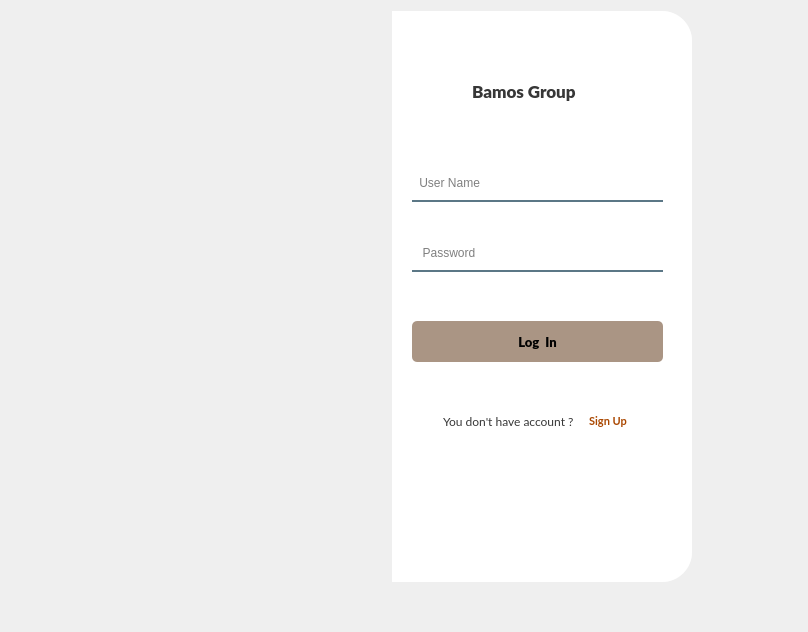
<?xml version="1.0" encoding="UTF-8"?>
<ui version="4.0">
 <class>Form</class>
 <widget class="QWidget" name="Form">
  <property name="geometry">
   <rect>
    <x>0</x>
    <y>0</y>
    <width>808</width>
    <height>632</height>
   </rect>
  </property>
  <property name="windowTitle">
   <string>Form</string>
  </property>
  <property name="styleSheet">
   <string notr="true"/>
  </property>
  <widget class="QWidget" name="widget" native="true">
   <property name="geometry">
    <rect>
     <x>11</x>
     <y>11</y>
     <width>681</width>
     <height>571</height>
    </rect>
   </property>
   <property name="styleSheet">
    <string notr="true">QPushButton#pushButton{
	background-color:rgba(85, 98, 112, 255);
	color:rgba(255, 255, 255, 200);
	border-radius:5px;
}
QPushButton#pushButton:pressed{
	padding-left:5px;
	padding-top:5px;
	background-color:rgba(255, 107, 107, 255);
	background-position:calc(100% - 10px)center;
}
QPushButton#pushButton:hover{
	background-color:rgba(255, 107, 107, 255);
}</string>
   </property>
   <layout class="QGridLayout" name="gridLayout_3">
    <property name="leftMargin">
     <number>0</number>
    </property>
    <property name="topMargin">
     <number>0</number>
    </property>
    <property name="rightMargin">
     <number>0</number>
    </property>
    <property name="bottomMargin">
     <number>0</number>
    </property>
    <property name="spacing">
     <number>0</number>
    </property>
    <item row="0" column="0">
     <widget class="QWidget" name="widget_3" native="true">
      <layout class="QGridLayout" name="gridLayout">
       <property name="leftMargin">
        <number>0</number>
       </property>
       <property name="topMargin">
        <number>0</number>
       </property>
       <property name="rightMargin">
        <number>0</number>
       </property>
       <property name="bottomMargin">
        <number>0</number>
       </property>
       <property name="spacing">
        <number>0</number>
       </property>
       <item row="0" column="0">
        <layout class="QVBoxLayout" name="verticalLayout">
         <item>
          <widget class="QLabel" name="label">
           <property name="styleSheet">
            <string notr="true">border-image: url(:/newPrefix/Login_screen.png);
border-top-left-radius : 30px;
border-bottom-left-radius : 30px</string>
           </property>
           <property name="text">
            <string/>
           </property>
          </widget>
         </item>
        </layout>
       </item>
      </layout>
     </widget>
    </item>
    <item row="0" column="1">
     <widget class="QStackedWidget" name="stackedWidget_Login">
      <property name="maximumSize">
       <size>
        <width>300</width>
        <height>16777215</height>
       </size>
      </property>
      <property name="styleSheet">
       <string notr="true">background-color: rgb(255, 255, 255);
border-top-right-radius : 30px;
border-bottom-right-radius : 30px</string>
      </property>
      <property name="currentIndex">
       <number>0</number>
      </property>
      <widget class="QWidget" name="stackedWidgetSignIn">
       <property name="styleSheet">
        <string notr="true">background-color: rgba(255, 255, 255, 0.5);</string>
       </property>
       <widget class="QLabel" name="label_3">
        <property name="geometry">
         <rect>
          <x>80</x>
          <y>60</y>
          <width>161</width>
          <height>41</height>
         </rect>
        </property>
        <property name="font">
         <font>
          <family>Lato Black</family>
          <pointsize>13</pointsize>
          <weight>50</weight>
          <italic>false</italic>
          <bold>false</bold>
         </font>
        </property>
        <property name="styleSheet">
         <string notr="true">color:rgba(0, 0, 0, 200);</string>
        </property>
        <property name="text">
         <string>Bamos Group</string>
        </property>
       </widget>
       <widget class="QLineEdit" name="lineEditUsername">
        <property name="geometry">
         <rect>
          <x>20</x>
          <y>160</y>
          <width>251</width>
          <height>31</height>
         </rect>
        </property>
        <property name="font">
         <font>
          <pointsize>9</pointsize>
         </font>
        </property>
        <property name="styleSheet">
         <string notr="true">background-color:rgba(0, 0, 0, 0);
border:2px solid rgba(0, 0, 0, 0);
border-bottom-color:rgba(46, 82, 101, 200);
color:rgb(0, 0, 0);
padding-bottom:7px;</string>
        </property>
        <property name="placeholderText">
         <string> User Name</string>
        </property>
       </widget>
       <widget class="QLineEdit" name="lineEditPass">
        <property name="geometry">
         <rect>
          <x>20</x>
          <y>230</y>
          <width>251</width>
          <height>31</height>
         </rect>
        </property>
        <property name="font">
         <font>
          <pointsize>9</pointsize>
         </font>
        </property>
        <property name="styleSheet">
         <string notr="true">background-color:rgba(0, 0, 0, 0);
border:2px solid rgba(0, 0, 0, 0);
border-bottom-color:rgba(46, 82, 101, 200);
color:rgb(0, 0, 0);
padding-bottom:7px;</string>
        </property>
        <property name="echoMode">
         <enum>QLineEdit::Password</enum>
        </property>
        <property name="placeholderText">
         <string>  Password</string>
        </property>
       </widget>
       <widget class="QPushButton" name="pushButtonSignInBig">
        <property name="geometry">
         <rect>
          <x>20</x>
          <y>310</y>
          <width>251</width>
          <height>41</height>
         </rect>
        </property>
        <property name="font">
         <font>
          <family>Lato Black</family>
          <pointsize>10</pointsize>
          <weight>75</weight>
          <bold>true</bold>
         </font>
        </property>
        <property name="styleSheet">
         <string notr="true">
QPushButton {
    background-color: rgb(170, 149, 132);
	border-radius : 5px; 
	
	color: rgb(0, 0, 0);
}

QPushButton:hover {
     /* Màu nền khi di chuột qua */
	background-color: rgb(170, 85, 0);
}

QPushButton:pressed {
     /* Màu nền khi nút được nhấn */
	background-color: rgb(170, 149, 132);
}</string>
        </property>
        <property name="text">
         <string>Log  In</string>
        </property>
       </widget>
       <widget class="QWidget" name="layoutWidget">
        <property name="geometry">
         <rect>
          <x>51</x>
          <y>401</y>
          <width>193</width>
          <height>18</height>
         </rect>
        </property>
        <layout class="QHBoxLayout" name="horizontalLayout">
         <item>
          <widget class="QLabel" name="label_4">
           <property name="font">
            <font>
             <family>Lato</family>
             <weight>50</weight>
             <bold>false</bold>
            </font>
           </property>
           <property name="styleSheet">
            <string notr="true">color:rgba(0, 0, 0, 200);</string>
           </property>
           <property name="text">
            <string>You don't have account ?</string>
           </property>
          </widget>
         </item>
         <item>
          <widget class="QPushButton" name="pushButtonSignUpSmall">
           <property name="font">
            <font>
             <family>Lato</family>
             <pointsize>8</pointsize>
             <weight>75</weight>
             <bold>true</bold>
            </font>
           </property>
           <property name="styleSheet">
            <string notr="true">color: rgb(170, 72, 2);</string>
           </property>
           <property name="text">
            <string>Sign Up</string>
           </property>
          </widget>
         </item>
        </layout>
       </widget>
      </widget>
      <widget class="QWidget" name="stackedWidgetSignUp">
       <widget class="QLineEdit" name="lineEditNewUsername">
        <property name="geometry">
         <rect>
          <x>20</x>
          <y>270</y>
          <width>251</width>
          <height>31</height>
         </rect>
        </property>
        <property name="font">
         <font>
          <pointsize>9</pointsize>
         </font>
        </property>
        <property name="styleSheet">
         <string notr="true">background-color:rgba(0, 0, 0, 0);
border:2px solid rgba(0, 0, 0, 0);
border-bottom-color:rgba(46, 82, 101, 200);
color:rgb(0, 0, 0);
padding-bottom:7px;</string>
        </property>
        <property name="placeholderText">
         <string>  UserName</string>
        </property>
       </widget>
       <widget class="QLineEdit" name="lineEditNewPass">
        <property name="geometry">
         <rect>
          <x>20</x>
          <y>320</y>
          <width>251</width>
          <height>31</height>
         </rect>
        </property>
        <property name="font">
         <font>
          <pointsize>9</pointsize>
         </font>
        </property>
        <property name="styleSheet">
         <string notr="true">background-color:rgba(0, 0, 0, 0);
border:2px solid rgba(0, 0, 0, 0);
border-bottom-color:rgba(46, 82, 101, 200);
color:rgb(0, 0, 0);
padding-bottom:7px;</string>
        </property>
        <property name="echoMode">
         <enum>QLineEdit::Password</enum>
        </property>
        <property name="placeholderText">
         <string>  Password</string>
        </property>
       </widget>
       <widget class="QLabel" name="label_5">
        <property name="geometry">
         <rect>
          <x>40</x>
          <y>10</y>
          <width>211</width>
          <height>41</height>
         </rect>
        </property>
        <property name="font">
         <font>
          <family>Lato Black</family>
          <pointsize>13</pointsize>
          <weight>75</weight>
          <italic>false</italic>
          <bold>true</bold>
         </font>
        </property>
        <property name="styleSheet">
         <string notr="true">color:rgba(0, 0, 0, 200);</string>
        </property>
        <property name="text">
         <string>Create your account</string>
        </property>
       </widget>
       <widget class="QPushButton" name="pushButtonSignUpBig">
        <property name="geometry">
         <rect>
          <x>30</x>
          <y>430</y>
          <width>251</width>
          <height>41</height>
         </rect>
        </property>
        <property name="font">
         <font>
          <family>Lato Black</family>
          <pointsize>10</pointsize>
          <weight>75</weight>
          <bold>true</bold>
         </font>
        </property>
        <property name="styleSheet">
         <string notr="true">
QPushButton {
    background-color: rgb(170, 149, 132);
	border-radius : 5px; 
	
	color: rgb(0, 0, 0);
}

QPushButton:hover {
     /* Màu nền khi di chuột qua */
	background-color: rgb(170, 85, 0);
}

QPushButton:pressed {
     /* Màu nền khi nút được nhấn */
	background-color: rgb(170, 149, 132);
}</string>
        </property>
        <property name="text">
         <string>Sign Up</string>
        </property>
       </widget>
       <widget class="QWidget" name="layoutWidget_2">
        <property name="geometry">
         <rect>
          <x>50</x>
          <y>490</y>
          <width>181</width>
          <height>20</height>
         </rect>
        </property>
        <layout class="QHBoxLayout" name="horizontalLayout_2">
         <item>
          <widget class="QLabel" name="label_6">
           <property name="font">
            <font>
             <family>Lato</family>
             <pointsize>8</pointsize>
             <weight>50</weight>
             <bold>false</bold>
            </font>
           </property>
           <property name="styleSheet">
            <string notr="true">color:rgba(0, 0, 0, 200);</string>
           </property>
           <property name="text">
            <string>Already have account ?</string>
           </property>
          </widget>
         </item>
         <item>
          <widget class="QPushButton" name="pushButtonSignInSmall">
           <property name="font">
            <font>
             <family>Lato</family>
             <pointsize>8</pointsize>
             <weight>75</weight>
             <bold>true</bold>
            </font>
           </property>
           <property name="styleSheet">
            <string notr="true">color: rgb(170, 72, 2);</string>
           </property>
           <property name="text">
            <string>Sign In</string>
           </property>
          </widget>
         </item>
        </layout>
       </widget>
       <widget class="QLineEdit" name="lineEditFirstName">
        <property name="geometry">
         <rect>
          <x>20</x>
          <y>70</y>
          <width>251</width>
          <height>31</height>
         </rect>
        </property>
        <property name="font">
         <font>
          <pointsize>9</pointsize>
         </font>
        </property>
        <property name="styleSheet">
         <string notr="true">background-color:rgba(0, 0, 0, 0);
border:2px solid rgba(0, 0, 0, 0);
border-bottom-color:rgba(46, 82, 101, 200);
color:rgb(0, 0, 0);
padding-bottom:7px;</string>
        </property>
        <property name="placeholderText">
         <string>  First Name</string>
        </property>
       </widget>
       <widget class="QLineEdit" name="lineEditConfirmPass">
        <property name="geometry">
         <rect>
          <x>20</x>
          <y>370</y>
          <width>251</width>
          <height>31</height>
         </rect>
        </property>
        <property name="font">
         <font>
          <pointsize>9</pointsize>
         </font>
        </property>
        <property name="styleSheet">
         <string notr="true">background-color:rgba(0, 0, 0, 0);
border:2px solid rgba(0, 0, 0, 0);
border-bottom-color:rgba(46, 82, 101, 200);
color:rgb(0, 0, 0);
padding-bottom:7px;</string>
        </property>
        <property name="echoMode">
         <enum>QLineEdit::Password</enum>
        </property>
        <property name="placeholderText">
         <string>  Confirm Password</string>
        </property>
       </widget>
       <widget class="QLineEdit" name="lineEditPhoneNumber">
        <property name="geometry">
         <rect>
          <x>20</x>
          <y>170</y>
          <width>251</width>
          <height>31</height>
         </rect>
        </property>
        <property name="font">
         <font>
          <pointsize>9</pointsize>
         </font>
        </property>
        <property name="styleSheet">
         <string notr="true">background-color:rgba(0, 0, 0, 0);
border:2px solid rgba(0, 0, 0, 0);
border-bottom-color:rgba(46, 82, 101, 200);
color:rgb(0, 0, 0);
padding-bottom:7px;</string>
        </property>
        <property name="placeholderText">
         <string>  Phone Number</string>
        </property>
       </widget>
       <widget class="QLineEdit" name="lineEditEmail">
        <property name="geometry">
         <rect>
          <x>20</x>
          <y>220</y>
          <width>251</width>
          <height>31</height>
         </rect>
        </property>
        <property name="font">
         <font>
          <pointsize>9</pointsize>
         </font>
        </property>
        <property name="styleSheet">
         <string notr="true">background-color:rgba(0, 0, 0, 0);
border:2px solid rgba(0, 0, 0, 0);
border-bottom-color:rgba(46, 82, 101, 200);
color:rgb(0, 0, 0);
padding-bottom:7px;</string>
        </property>
        <property name="placeholderText">
         <string>  Email</string>
        </property>
       </widget>
       <widget class="QLineEdit" name="lineEditLastName">
        <property name="geometry">
         <rect>
          <x>20</x>
          <y>120</y>
          <width>251</width>
          <height>31</height>
         </rect>
        </property>
        <property name="font">
         <font>
          <pointsize>9</pointsize>
         </font>
        </property>
        <property name="styleSheet">
         <string notr="true">background-color:rgba(0, 0, 0, 0);
border:2px solid rgba(0, 0, 0, 0);
border-bottom-color:rgba(46, 82, 101, 200);
color:rgb(0, 0, 0);
padding-bottom:7px;</string>
        </property>
        <property name="placeholderText">
         <string>  Last Name</string>
        </property>
       </widget>
      </widget>
     </widget>
    </item>
   </layout>
  </widget>
 </widget>
 <resources>
  <include location="testqrc.qrc"/>
 </resources>
 <connections/>
</ui>
